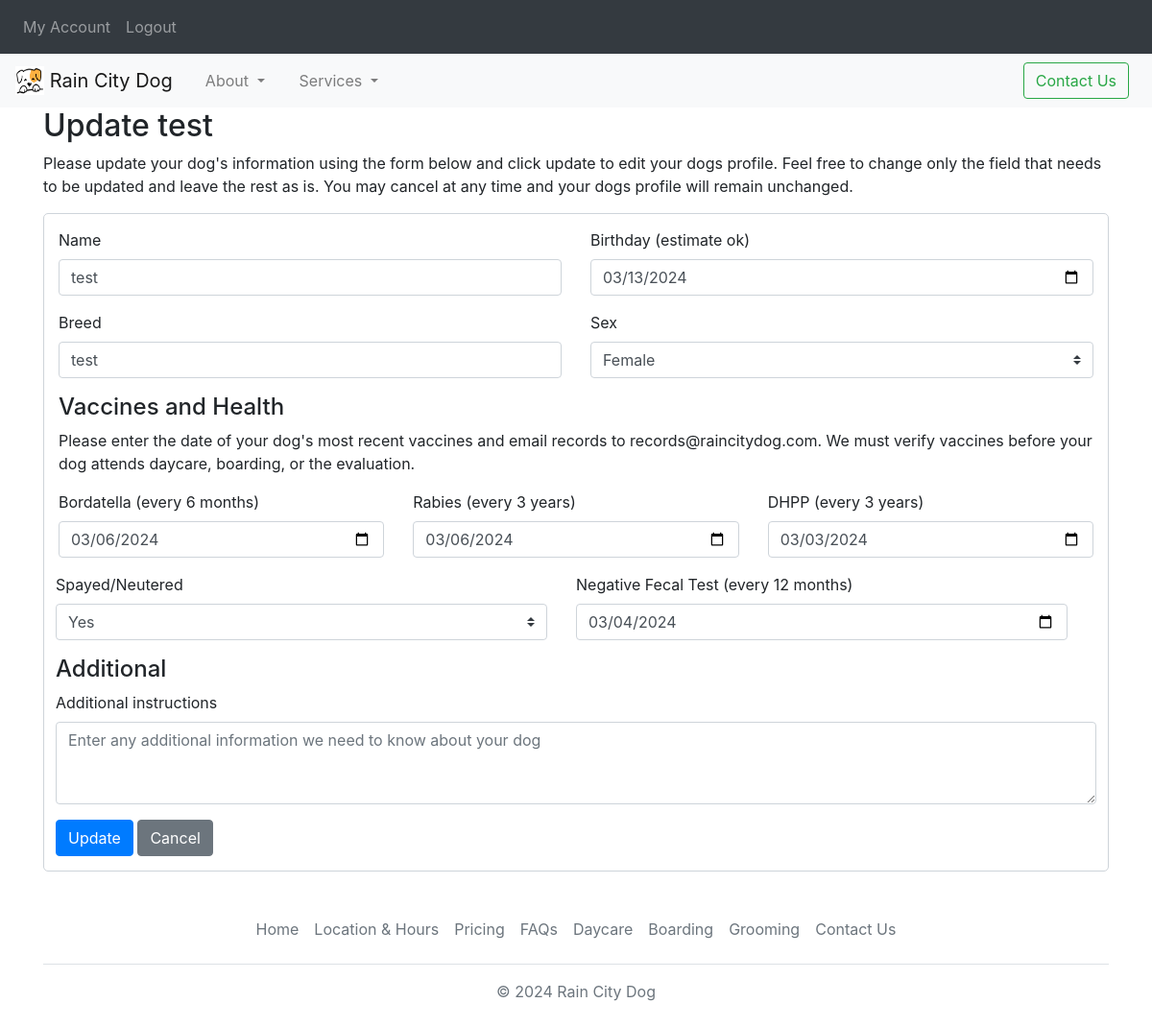
Before: /update-dog/11 (signed in) with the older database file.
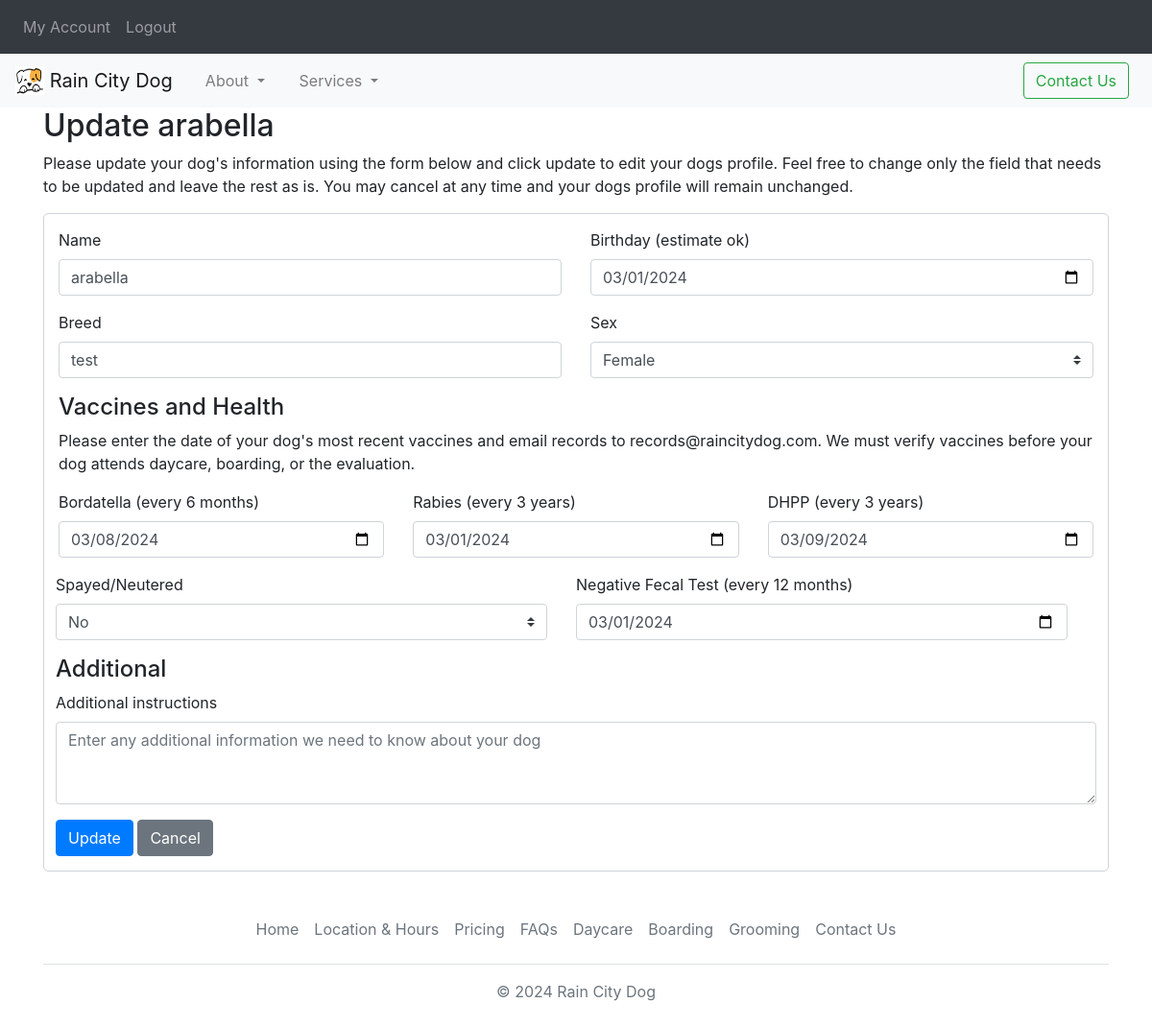
After: the same page with the newer database file.
### website/models.py (models this page shows)
class Dog(db.Model):
    id = db.Column(db.Integer, primary_key=True)
    user_id = db.Column(db.Integer, db.ForeignKey('user.id'))
    name = db.Column(db.String(150))
    birthday = db.Column(db.Date)
    breed = db.Column(db.String(75))
    sex = db.Column(db.String(10))
    bordatella = db.Column(db.Date)
    rabies = db.Column(db.Date)
    dhpp = db.Column(db.Date)
    altered = db.Column(db.String(5))
    fecal_test = db.Column(db.Date)
    notes = db.Column(db.String(10000))

### website/views.py (the view)
@views.route('/update-dog/<int:dog_id>', methods=['GET', 'POST'])
@login_required
def update_dog(dog_id):
    dog = Dog.query.get_or_404(dog_id)
    if request.method == 'POST':
        update_dog_info(dog)
        flash('Dog information updated successfully!', category='success')
        return redirect(url_for('views.home'))
    return render_template('update_dog.html', dog=dog, user=current_user)

### website/__init__.py (called while the page is built)
def create_app():
    app = Flask(__name__)
    app.config['SECRET_KEY'] = 'sadkljfas asksldl'
    app.config['SQLALCHEMY_DATABASE_URI'] = f'sqlite:///{DB_NAME}'
    db.init_app(app)
    from .views import views
    from .auth import auth
    from .models import User, Dog
    app.register_blueprint(views, url_prefix='/')
    app.register_blueprint(auth, url_prefix='/')
    with app.app_context():
        db.create_all()
    login_manager = LoginManager()
    login_manager.login_view = 'auth.login'
    login_manager.init_app(app)
    @login_manager.user_loader
    def load_user(id):
        return User.query.get(int(id))
    return app

### website/templates/update_dog.html (shortened to what this page needs)
{% extends "base.html" %}
{% block content%}
     <h2>Update {{dog.name}}</h2>
        <p>Please update your dog's information using the form below and click update to edit your dogs profile.
          Feel free to change only the field that needs to be updated and leave the rest as is. You may cancel at any
        time and your dogs profile will remain unchanged. </p>
  <form class="form-newdog" method="POST" enctype="multipart/form-data">
    <div class="row">
    <div class="col">
  <div class="form-group">
    <label for="name">Name</label>
    <input type="text" class="form-control" id="name" name="name" placeholder="Enter your dog's name" value="{{ dog.name }}" required>
  </div>
    </div>
    <div class="col">
      <div class="form-group">
    <label for="birthday">Birthday (estimate ok)</label>
    <input type="date" class="form-control" id="birthday" name="birthday" value="{{ dog.birthday }}" required>
  </div>
    </div>
    </div>
      <div class="row">
    <div class="col">
    <div class="form-group">
    <label for="breed">Breed</label>
    <input type="text" class="form-control" id="breed" name="breed" placeholder="Enter your dog's breed" value="{{ dog.breed }}" required>
  </div>
    </div>
    <div class="col">
  <div class="form-group">
    <label for="sex">Sex</label>
       <select class="custom-select" id="sex" name="sex" required>
         <option value="female" {% if dog.sex =="female" %} selected {% endif %}>Female</option>
      </select>
  </div>
    </div>
      </div>
    <h4>Vaccines and Health</h4>
    <p>Please enter the date of your dog's most recent vaccines and email records to records@raincitydog.com. We must verify vaccines before your dog attends daycare, boarding, or the evaluation. </p>
    <div class="row">
    <div class="col">
    <div class="form-group">
    <label for="bordatella">Bordatella (every 6 months)</label>
    <input type="date" class="form-control" id="bordatella" name="bordatella" value="{{ dog.bordatella }}" required>
  </div>
    </div>
    <div class="col">
    <div class="form-group">
    <label for="rabies">Rabies (every 3 years)</label>
    <input type="date" class="form-control" id="rabies" name="rabies" value="{{ dog.rabies }}" required>
  </div>
    </div>
    <div class="col">
    <div class="form-group">
    <label for="dhpp">DHPP (every 3 years)</label>
    <input type="date" class="form-control" id="dhpp" name="dhpp" value="{{ dog.dhpp }}" required>
  </div>
    </div>
    <div class="row">
    <div class="col">
    <div class="form-group">
    <label for="altered">Spayed/Neutered</label>
      <select class="custom-select" id="altered" name="altered" required>
          <option value="true" {% if dog.altered == "true" %} selected {% endif %}>Yes</option>
          <option value="false" {% if dog.altered == "false" %} selected {% endif %}>No</option>
      </select>
    </div>
    </div>
    <div class="col">
     <div class="form-group">
    <label for="fecalTest">Negative Fecal Test (every 12 months)</label>
    <input type="date" class="form-control" id="fecalTest" name="fecalTest" value="{{ dog.fecal_test }}" required>
  </div>
    </div>
    </div>
    <h4>Additional</h4>
    <div class="form-group">
    <label for="notes">Additional instructions</label>
    <textarea class="form-control" id="notes" name="notes" placeholder="Enter any additional information we need to know about your dog" rows="3"></textarea>
  </div>
    <div align="left">
    <button type="submit" class="btn btn-primary" onclick="return confirm('Are you sure you want to update?')" >Update</button>
      <a href="{{ url_for('views.home') }}" class="btn btn-secondary">Cancel</a>
  </div>
    </div>
</form>
{% endblock %}

### website/templates/base.html (shortened to what this page needs)
<!DOCTYPE html>
<html>
  <head>
    <link href="https://cdn.jsdelivr.net/npm/bootstrap@5.3.2/dist/css/bootstrap.min.css"
          rel="stylesheet"
>
      <link rel="stylesheet" href="https://stackpath.bootstrapcdn.com/bootstrap/4.3.1/css/bootstrap.min.css">
    <link rel="stylesheet" href="./static/styles.css" />
    <nav class="navbar navbar-expand-lg navbar-dark bg-dark">
      <div class="collapse navbar-collapse" id="navbar">
        <div class="navbar-nav">
          {% if user.is_authenticated %}
          <a class="nav-item nav-link" id="home" href="/home"><span>My Account</span></a>
          <a class="nav-item nav-link" id="logout" href="/logout">Logout</a>
          {% else %}
          <span><a class="nav-item nav-link" id="signUp" href="/sign-up">New Customer</a></span>
          <span><a class="nav-item nav-link" id="login" href="/login"><span>Login</span></a></span>
          {% endif %}
        </div>
      </div>
    </nav>
  <nav class="navbar navbar-expand-lg navbar-light bg-light">
  <a class="navbar-brand" href="/"> <img src="/static/img/logo2.png" width="30" height="30" class="d-inline-block align-top" alt="logo">
    Rain City Dog</a>
  <div class="collapse navbar-collapse" id="navbarSupportedContent">
    <ul class="navbar-nav mr-auto">
      <li class="nav-item dropdown">
        <a class="nav-link dropdown-toggle" href="#" id="navbarDropdown" role="button" data-toggle="dropdown" aria-haspopup="true" aria-expanded="false">
          About
        </a>
      </li>
      <li class="nav-item dropdown">
        <a class="nav-link dropdown-toggle" href="#" id="navbarDropdown" role="button" data-toggle="dropdown" aria-haspopup="true" aria-expanded="false">
          Services
        </a>
      </li>
    </ul>
    <a href="/contact.html"><span class="btn btn-outline-success me-2"> Contact Us</span></a>
  </div>
</nav>
    <div class="container">{% block content %} {% endblock %}</div>
<div class="container">
  <footer class="py-3 my-4">
    <ul class="nav justify-content-center border-bottom pb-3 mb-3">
      <li class="nav-item"><a href="/" class="nav-link px-2 text-muted">Home</a></li>
      <li class="nav-item"><a href="/location.html" class="nav-link px-2 text-muted">Location & Hours</a></li>
      <li class="nav-item"><a href="/pricing.html" class="nav-link px-2 text-muted">Pricing</a></li>
      <li class="nav-item"><a href="/faq.html" class="nav-link px-2 text-muted">FAQs</a></li>
      <li class="nav-item"><a href="/daycare.html" class="nav-link px-2 text-muted">Daycare</a></li>
      <li class="nav-item"><a href="/boarding.html" class="nav-link px-2 text-muted">Boarding</a></li>
      <li class="nav-item"><a href="/grooming.html" class="nav-link px-2 text-muted">Grooming</a></li>
        <li class="nav-item"><a href="/contact.html" class="nav-link px-2 text-muted">Contact Us</a></li>
    </ul>
    <p class="text-center text-muted">© 2024 Rain City Dog</p>
  </footer>
</div>
  </body>
</html>

### website/static/styles.css (style rules this page uses)
nav { background-color: white; }
nav ul li a { color: #a9a9a9; font-size: 22px; margin: auto 10px; }

Changed rows visible on the page:
changed Dog "test": name "test" → "arabella"; birthday "03/13/2024" → "03/01/2024"; bordatella "03/06/2024" → "03/08/2024"; rabies "03/06/2024" → "03/01/2024"; dhpp "03/03/2024" → "03/09/2024"; altered "Yes" → "No"; fecalTest "03/04/2024" → "03/01/2024"
